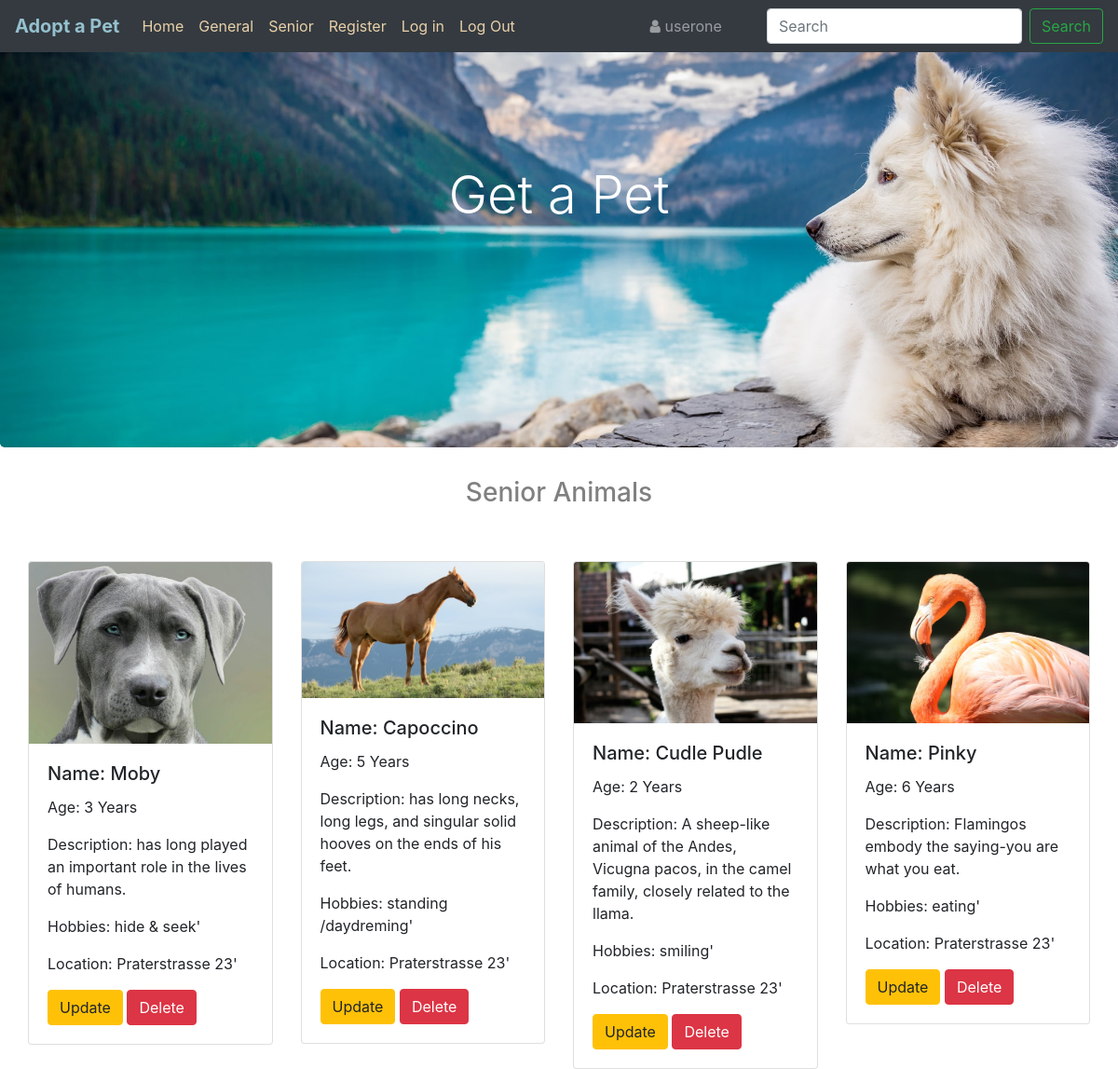
/senior.php (signed in), run on the app's committed database.
### tables this page shows
CREATE TABLE `users` (
  `id` int(11) NOT NULL,
  `userName` varchar(255) DEFAULT NULL,
  `userEmail` varchar(60) DEFAULT NULL,
  `passw` varchar(255) DEFAULT NULL,
  `userType` enum('user','admin','spradmin') DEFAULT 'user'
);

CREATE TABLE `animals` (
  `id` int(11) NOT NULL,
  `name` varchar(100) NOT NULL,
  `age` varchar(50) NOT NULL,
  `aniType` enum('small','large','senior','') NOT NULL,
  `descr` varchar(255) NOT NULL,
  `hobbies` varchar(100) NOT NULL,
  `image` varchar(255) NOT NULL,
  `location` varchar(100) NOT NULL
);

### senior.php (the view, shortened to what this page needs)
<?php
require_once 'db_conn11.php';
$res = mysqli_query($connect, "SELECT * FROM users WHERE id=" . $_SESSION['user']);
$userRow = mysqli_fetch_array($res, MYSQLI_ASSOC);
?>
<!DOCTYPE html>
<html lang="en">
<head>
    <link rel="stylesheet" type="text/css" href="style.css" />
    <link rel="stylesheet" href="https://stackpath.bootstrapcdn.com/bootstrap/4.5.0/css/bootstrap.min.css">
    <link rel="stylesheet" href="https://stackpath.bootstrapcdn.com/font-awesome/4.7.0/css/font-awesome.min.css">
</head>
<body>
    <nav class="navbar navbar-expand-lg navbar-dark bg-dark fixed-top">
        <a class="navbar-brand" href="home.php">Adopt a Pet</a>
        <div class="collapse navbar-collapse" id="navbarText">
            <ul class="navbar-nav mr-auto">
                <li class="nav-item active">
                    <a class="nav-link" href="home.php">Home <span class="sr-only">(current)</span></a>
                    <li class="nav-item">
                    <a class="nav-link" href="general.php">General</a>
                    <li class="nav-item">
                    <a class="nav-link" href="senior.php">Senior</a>
                <li class="nav-item">
                    <a class="nav-link" href="register.php">Register</a>
                <li class="nav-item">
                    <a class="nav-link" href="#">Log in</a>
                </li>
                <li class="nav-item">
                    <a class="nav-link" href="logout.php">Log Out</a>
                </li>
            </ul>
            <span class="navbar-text px-md-5">
                <i class="fa fa-user"></i>
                <?= $userRow['userName']; ?>
            </span>
            <form class="form-inline my-2 my-lg-0">
                <input class="form-control mr-sm-2" type="search" placeholder="Search" aria-label="Search">
                <button class="btn btn-outline-success my-2 my-sm-0" type="submit">Search</button>
            </form>
    </nav>
    <header>
        <div class="jumbotron main_header">
            <h1 class="display-4">Get a Pet</h1>
        </div>
    </header>
        <?php
    require_once 'db_conn11.php';
    $sql = "SELECT * FROM animals WHERE NOT aniType='small' AND aniType='large'";
    $res = $connect->query($sql);
    ?>
    <h3>Senior Animals</h3>
    <div class="container-fluid">
        <div class="card-group">
            <?php while ($row = $res->fetch_assoc()) : ?>
                <div class="col-sm-10 col-md-5 col-lg-3 mt-5">
                    <div class="card">
                        <img src=" <?= $row['image']; ?>" class="card-img-top">
                        <div class="card-body">
                            <h5 class="card-title">Name:  <?= $row['name']; ?></h5>
                            <p class="card-text">Age:  <?= $row['age']; ?></p>
                            <p class="card-text">Description:  <?= $row['descr']; ?></p>
                            <p class="card-text">Hobbies:  <?= $row['hobbies']; ?>'</p>
                            <p class="card-text">Location:  <?= $row['location']; ?>'</p>
                            <a href="carupdate.php?id=' . $row[" cars_id"] . '" class="btn btn-warning">Update</a>
                           <a href="cardelete.php?id=' . $row["cars_id"] . '" class="btn btn-danger">Delete</a>
                       </div>
                   </div>
               </div>
               <?php endwhile; ?>
            </div>
   </div>
</body>
</html>

### style.css (style rules this page uses)
* { margin: 0; padding: 0; box-sizing: border-box; }
.navbar-brand { color: rgb(149, 192, 206) !important; font-weight: bold; }
.nav-link { color: rgb(233, 208, 168) !important; }
.main_header { background-image: url("img/pet_cover.jpg"); background-size: cover; background-position: center; color: white; text-align: center; background-color: rgb(44, 21, 13); opacity: 2; height: 60vh; }
.display-4 { margin-top: 2em; }
h3 { text-align: center; color: gray; }

### data on the page
users: userName "userone"
animals: image (picture), name "Moby", age "3 Years", descr "has long played an important role in the lives of humans.", hobbies "hide & seek", location "Praterstrasse 23"
animals: image (picture), name "Capoccino", age "5 Years", descr "has long necks, long legs, and singular solid hooves on the ends of his feet.", hobbies "standing /daydreming", location "Praterstrasse 23"
animals: image (picture), name "Cudle Pudle", age "2 Years", descr "A sheep-like animal of the Andes, Vicugna pacos, in the camel family, closely related to the llama.", hobbies "smiling", location "Praterstrasse 23"
animals: image (picture), name "Pinky", age "6 Years", descr "Flamingos embody the saying-you are what you eat.", hobbies "eating", location "Praterstrasse 23"
